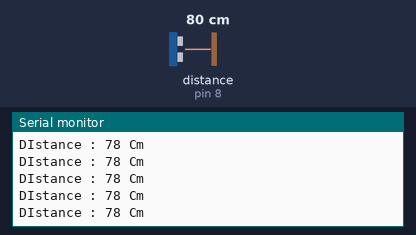
The sketch below on a simulated Arduino Uno, built with avr-gcc and run on an emulated ATmega328P. Shown: the last lines printed to the serial monitor. Wiring (inferred from the names in the program): ultrasonic range finder: trigger pin 9; echo pin 8. Inputs (shaded band) come from the test bench; at power-on: distance to the obstacle (sensor on pin 8) 80 cm. The echo pulse lasts 58.3 µs per cm.

Above: at 1.2 s.
1.3 s: distance to the obstacle (sensor on pin 8) set to 2 cm
At 1.48 s:
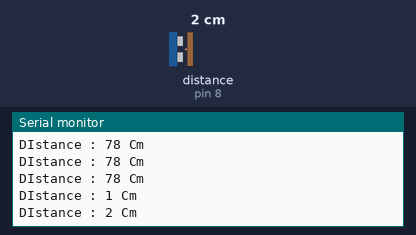
4.3 s: distance to the obstacle (sensor on pin 8) set to 250 cm
At 4.51 s:
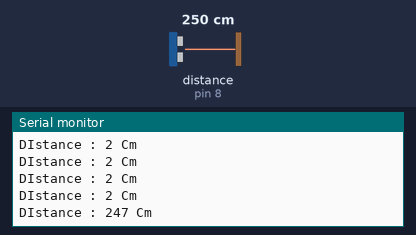
Timing chart, 0 to 7.3 s (numbered marks = the images above; inputs shaded):
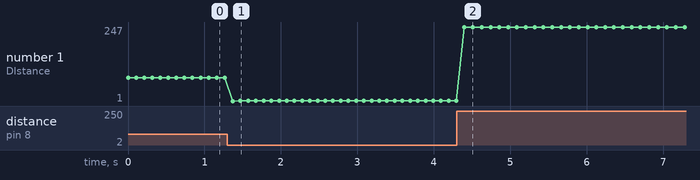

The sketch:

UltrasonicSensor.ino
```cpp
#define TRIG_PIN 9 // 초음파 송신핀
#define ECHO_PIN 8 // 초음파 수신핀

void setup() {
  // 시리얼 통신 초기화
  Serial.begin(9600);
  // 핀 초기화
  pinMode(TRIG_PIN, OUTPUT);
  pinMode(ECHO_PIN, INPUT);
}

int getUltrasonicDistance(const int trig_pin, const int echo_pin){
  long duration, distance; // duration : 초음파가 반사되어 돌아오는 시간, distance : 측정된 거리값(cm값)
  digitalWrite(trig_pin, LOW);
  delayMicroseconds(2);
  digitalWrite(trig_pin, HIGH);
  delayMicroseconds(10);
  digitalWrite(trig_pin, LOW);

  //물체에 반사되어돌아온 초음파의 시간을 변수에 저장합니다.
  duration = pulseIn(echo_pin, HIGH);
  distance = duration * 17 / 1000;

  return distance;
}

void loop() {
  Serial.print("DIstance : ");
  Serial.print(getUltrasonicDistance(TRIG_PIN, ECHO_PIN)); //측정된 물체로부터 거리값(cm값)을 보여줍니다.
  Serial.println(" Cm");

  delay(100); //1초마다 측정값을 보여줍니다.
}
```

Measured:
- after the input at 1.3 s, the serial monitor: prints a new line after 0.07 s (image 1)
- after the input at 4.3 s, the serial monitor: prints a new line after 0.10 s (image 2)
- plotted number 1: 78 → 2 after the input at 1.3 s, 2 → 247 after the input at 4.3 s
